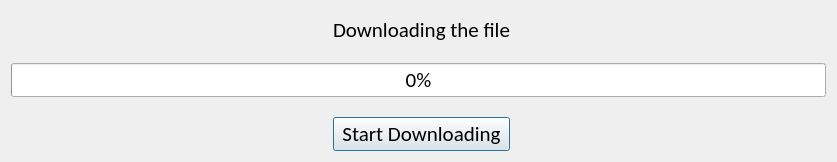
<?xml version="1.0" encoding="UTF-8"?>
<ui version="4.0">
 <class>Dialog</class>
 <widget class="QDialog" name="Dialog">
  <property name="geometry">
   <rect>
    <x>0</x>
    <y>0</y>
    <width>837</width>
    <height>159</height>
   </rect>
  </property>
  <property name="font">
   <font>
    <pointsize>16</pointsize>
   </font>
  </property>
  <property name="windowTitle">
   <string>Dialog</string>
  </property>
  <layout class="QGridLayout" name="gridLayout_2">
   <item row="0" column="0">
    <layout class="QGridLayout" name="gridLayout" rowstretch="0,0,0" columnstretch="0,0,0,0">
     <property name="sizeConstraint">
      <enum>QLayout::SetDefaultConstraint</enum>
     </property>
     <property name="topMargin">
      <number>6</number>
     </property>
     <property name="verticalSpacing">
      <number>20</number>
     </property>
     <item row="0" column="2">
      <widget class="QLabel" name="label">
       <property name="font">
        <font>
         <family>Calibri</family>
         <pointsize>16</pointsize>
        </font>
       </property>
       <property name="text">
        <string>Downloading the file</string>
       </property>
       <property name="alignment">
        <set>Qt::AlignCenter</set>
       </property>
      </widget>
     </item>
     <item row="0" column="3">
      <spacer name="horizontalSpacer_2">
       <property name="orientation">
        <enum>Qt::Horizontal</enum>
       </property>
       <property name="sizeHint" stdset="0">
        <size>
         <width>115</width>
         <height>20</height>
        </size>
       </property>
      </spacer>
     </item>
     <item row="2" column="0" colspan="2">
      <spacer name="horizontalSpacer_5">
       <property name="orientation">
        <enum>Qt::Horizontal</enum>
       </property>
       <property name="sizeHint" stdset="0">
        <size>
         <width>116</width>
         <height>20</height>
        </size>
       </property>
      </spacer>
     </item>
     <item row="2" column="2">
      <widget class="QPushButton" name="pushButton">
       <property name="font">
        <font>
         <family>Calibri</family>
         <pointsize>16</pointsize>
        </font>
       </property>
       <property name="text">
        <string>Start Downloading</string>
       </property>
       <property name="default">
        <bool>true</bool>
       </property>
      </widget>
     </item>
     <item row="2" column="3">
      <spacer name="horizontalSpacer_4">
       <property name="orientation">
        <enum>Qt::Horizontal</enum>
       </property>
       <property name="sizeHint" stdset="0">
        <size>
         <width>115</width>
         <height>20</height>
        </size>
       </property>
      </spacer>
     </item>
     <item row="0" column="0">
      <spacer name="horizontalSpacer">
       <property name="orientation">
        <enum>Qt::Horizontal</enum>
       </property>
       <property name="sizeHint" stdset="0">
        <size>
         <width>116</width>
         <height>20</height>
        </size>
       </property>
      </spacer>
     </item>
     <item row="1" column="0" colspan="4">
      <widget class="QProgressBar" name="progressBar">
       <property name="font">
        <font>
         <family>Calibri</family>
         <pointsize>16</pointsize>
        </font>
       </property>
       <property name="value">
        <number>0</number>
       </property>
      </widget>
     </item>
    </layout>
   </item>
  </layout>
 </widget>
 <resources/>
 <connections/>
</ui>
